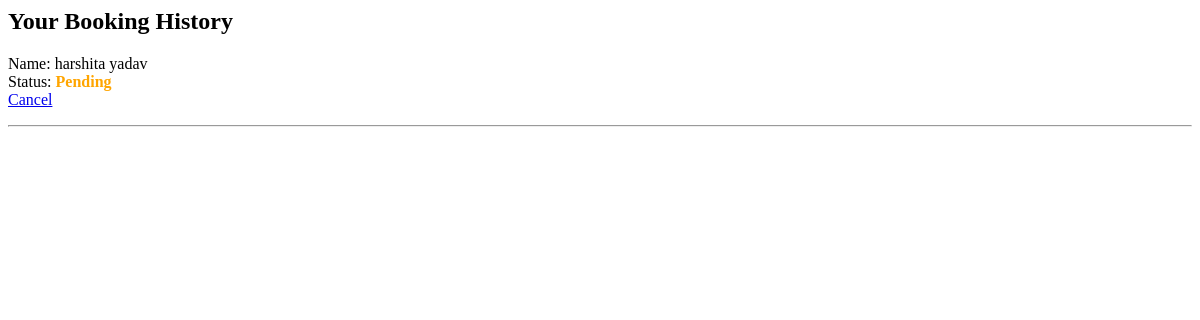
The app's page /history (signed in), older data.
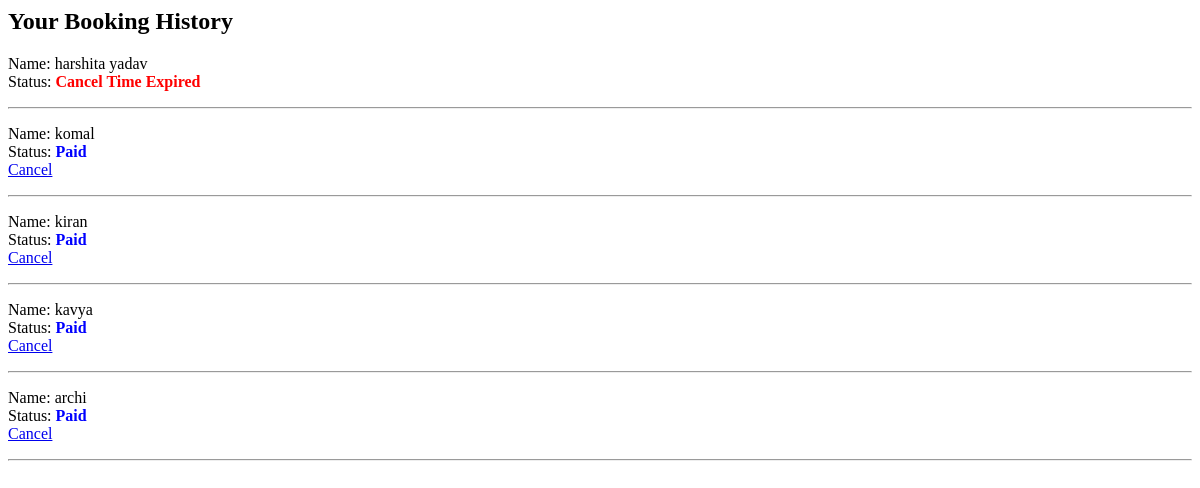
The same page, newer data.
### myapp/models.py (models this page shows, shortened)
class roomBook(models.Model):
    user = models.ForeignKey(User, on_delete=models.CASCADE)
    id = models.AutoField(primary_key=True)
    your_name = models.CharField(max_length=100)
    your_email = models.EmailField(max_length=100)
    checkin = models.DateField()
    checkout = models.DateField()
    guests = models.IntegerField()
    payment_status = models.CharField(max_length=20, default="Pending")
    paypal_order_id = models.CharField(max_length=200, null=True, blank=True)
    paypal_capture_id = models.CharField(max_length=200, null= True, blank = True)
    created_at = models.DateTimeField(auto_now_add=True)

### myapp/views.py (the view)
# urls.py: path('history', views.history, name='history'),
def history(request):
    if request.user.is_anonymous:
        return redirect("/login")
    bookings = roomBook.objects.all()#filter(your_email=request.user.email)
    return render(request, "history.html", {"bookings": bookings})

### templates/history.html
{% load static %}
<h2>Your Booking History</h2>
{% for b in bookings %}
<p>
Name: {{b.your_name}} <br>
Status:
{% if b.payment_status == "Paid" %}
    <span style="color:blue; font-weight:bold;">{{b.payment_status}}</span>
{% elif b.payment_status == "Pending" %}
    <span style="color:orange; font-weight:bold;">{{b.payment_status}}</span>
{% elif b.payment_status == "Refunded" %}
    <span style="color:green; font-weight:bold;">{{b.payment_status}}</span>
{% elif b.payment_status == "Cancel Time Expired" %}
    <span style="color:red; font-weight:bold;">{{b.payment_status}}</span>
{% endif %}
<br>
{% if b.payment_status == "Paid" or b.payment_status == "Pending" %}
    <a href="/cancel_booking/{{b.id}}">Cancel</a>
{% endif %}
</p>
<hr>
{% endfor %}

Row changes from the older to the newer data that the page shows:
changed roomBook "harshita yadav": payment_status "Pending" → "Cancel Time Expired"
added roomBook: your_name "komal", payment_status "Paid"
added roomBook: your_name "kiran", payment_status "Paid"
added roomBook: your_name "kavya", payment_status "Paid"
added roomBook: your_name "archi", payment_status "Paid"
